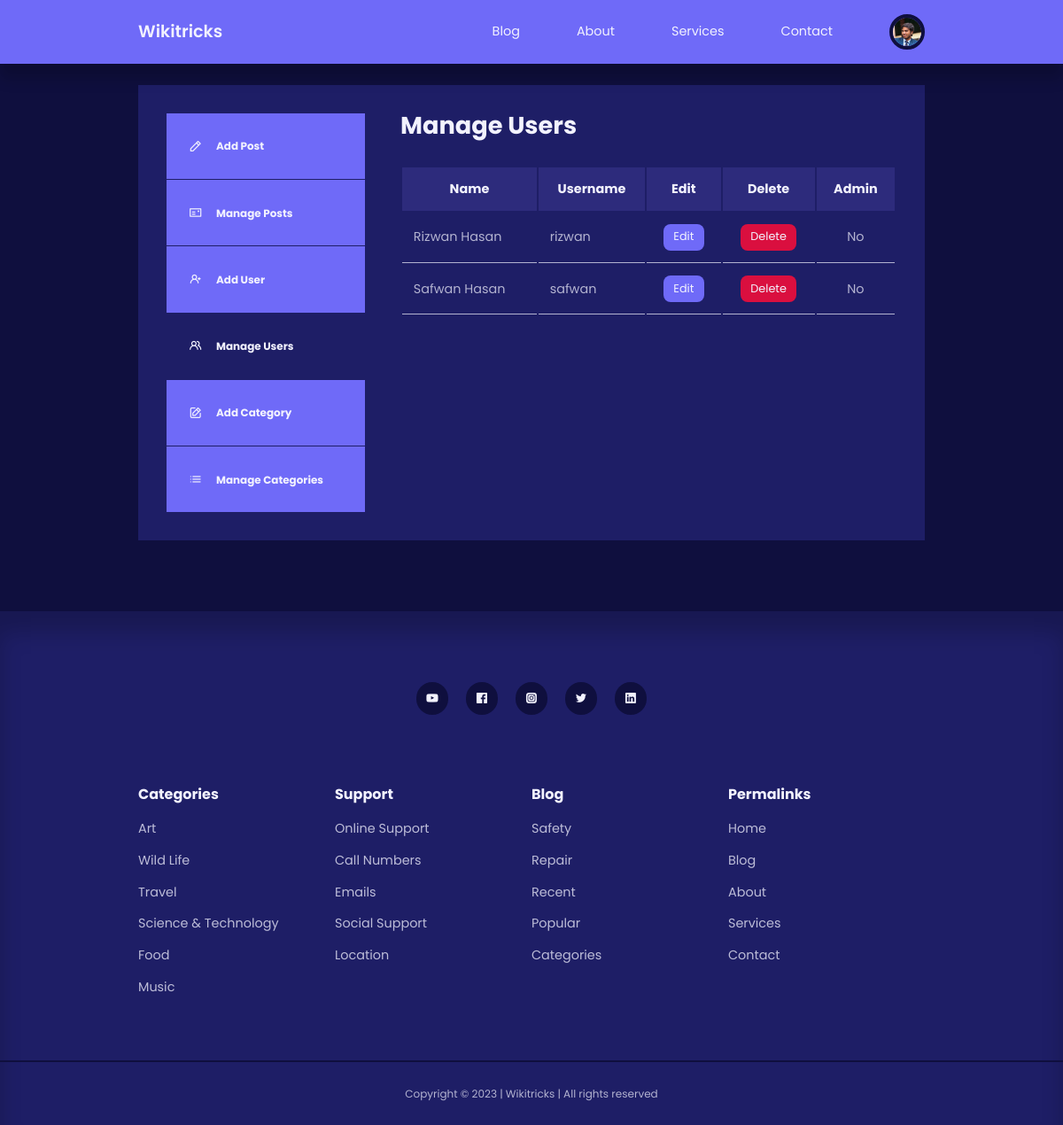
The page /admin/manage-users.php (signed in) on the database its author committed.
### tables this page shows
CREATE TABLE `users` (
  `id` int(11) UNSIGNED NOT NULL,
  `firstname` varchar(50) NOT NULL,
  `lastname` varchar(50) NOT NULL,
  `username` varchar(50) NOT NULL,
  `email` varchar(100) NOT NULL,
  `password` varchar(255) NOT NULL,
  `avatar` varchar(255) NOT NULL,
  `is_admin` tinyint(1) NOT NULL
);

### admin/partials/header.php (called while the page is built, shortened)
<?php
require '../partials/header.php';

### admin/manage-users.php (the view, shortened to what this page needs)
<?php
include 'partials/header.php';
$current_admin_id = $_SESSION['user-id'];
$query = "SELECT * FROM users WHERE NOT id=$current_admin_id";
$users = mysqli_query($connection, $query);
?>
<section class="dashboard">
    <div class="container dashboard__container">
        <aside>
            <ul>
                <li>
                    <a href="add-post.php"><i class="uil uil-pen"></i>
                        <h5>Add Post</h5>
                    </a>
                </li>
                <li>
                    <a href="index.php"><i class="uil uil-postcard"></i>
                        <h5>Manage Posts</h5>
                    </a>
                </li>
                <?php if (isset($_SESSION['user_is_admin'])) : ?>
                    <li>
                        <a href="add-user.php"><i class="uil uil-user-plus"></i>
                            <h5>Add User</h5>
                        </a>
                    </li>
                    <li>
                        <a href="manage-users.php" class="active"><i class="uil uil-users-alt"></i>
                            <h5>Manage Users</h5>
                        </a>
                    </li>
                    <li>
                        <a href="add-category.php"><i class="uil uil-edit"></i>
                            <h5>Add Category</h5>
                        </a>
                    </li>
                    <li>
                        <a href="manage-categories.php"><i class="uil uil-list-ul"></i>
                            <h5>Manage Categories</h5>
                        </a>
                    </li>
                <?php endif ?>
            </ul>
        </aside>
        <main>
            <h2>Manage Users</h2>
            <?php if(mysqli_num_rows($users) > 0) : ?>
            <table>
                <thead>
                    <tr>
                        <th align="center">Name</th>
                        <th align="center">Username</th>
                        <th align="center">Edit</th>
                        <th align="center">Delete</th>
                        <th align="center">Admin</th>
                    </tr>
                </thead>
                <tbody>
                    <?php while ($user = mysqli_fetch_assoc($users)) : ?>
                        <tr>
                            <td><?= "{$user['firstname']} {$user['lastname']}" ?></td>
                            <td><?= $user['username'] ?></td>
                            <td align="center"><a href="<?= ROOT_URL ?>admin/edit-user.php?id=<?= $user['id'] ?>" class="btn sm">Edit</a></td>
                            <td align="center"><a href="<?= ROOT_URL ?>admin/delete-user.php?id=<?= $user['id'] ?>" class="btn sm danger">Delete</a></td>
                            <td align="center"><?= $user['is_admin'] ? 'Yes' : 'No' ?></td>
                        </tr>
                    <?php endwhile ?>
                </tbody>
            </table>
            <?php else : ?>
                <div class="alert__message error"><?= "No user found" ?></div>
                <?php endif ?>
        </main>
    </div>
</section>
<?php
include '../partials/footer.php';
?>

### partials/header.php (shortened to what this page needs)
<?php
require 'config/database.php';
if(isset($_SESSION['user-id'])) {
    $id = filter_var($_SESSION['user-id'], FILTER_SANITIZE_NUMBER_INT);
    $query = "SELECT avatar FROM users WHERE id=$id";
    $result = mysqli_query($connection, $query);
    $avatar = mysqli_fetch_assoc($result);
}
?>
<!DOCTYPE html>
<html lang="en">
<head>
    <link rel="stylesheet" href="<?= ROOT_URL ?>css/style.css">
    <link rel="stylesheet" href="https://unicons.iconscout.com/release/v4.0.0/css/line.css">
</head>
<body>
    <nav>
        <div class="container nav__container">
            <a href="<?= ROOT_URL ?>" class="nav__logo">Wikitricks</a>
            <ul class="nav__items">
                <li><a href="<?= ROOT_URL ?>blog.php">Blog</a></li>
                <li><a href="<?= ROOT_URL ?>about.php">About</a></li>
                <li><a href="<?= ROOT_URL ?>services.php">Services</a></li>
                <li><a href="<?= ROOT_URL ?>contact.php">Contact</a></li>
                <?php if (isset($_SESSION['user-id'])) : ?>
                    <li class="nav__profile">
                        <div class="avatar">
                            <img src="<?= ROOT_URL . 'images/' . $avatar['avatar'] ?>">
                        </div>
                    </li>
                <?php else : ?>
                    <li><a href="<?= ROOT_URL ?>signin.php">Signin</a></li>
                <?php endif ?>
            </ul>
        </div>
    </nav>

### css/style.css (style rules this page uses)
:root { --color-primary: #6f6af8; --color-primary-light: hsl(242, 91%, 69%, 18%); --color-primary-variant: #5854c7; --color-red: #da0f3f; --color-red-light: hsl(346, 87%, 46%, 15%); --color-green: #00c476; --color-green-light: hsl(156, 100%, 38%, 15%); --color-gray-900: #1e1e66; --color-gray-700: #2d2b7c; --color-gray-300: rgba(242, 242, 254, 0.3); --color-gray-200: rgba(242, 242, 254, 0.7); --color-white: #f2f2fe; --color-bg: #0f0f3e; --transition: all 300ms ease; --container-width-lg: 74%; --container-width-md: 88%; --form-width: 40%; --card-border-radius-1: 0.3rem; --card-border-radius-2: 0.5rem; --card-border-radius-3: 0.8rem; --card-border-radius-4: 2rem; --card-border-radius-5: 5rem; }
* { margin: 0; padding: 0; outline: 0; border: 0; appearance: 0; list-style: none; text-decoration: none; box-sizing: border-box; font-family: 'Poppins', sans-serif; }
body { line-height: 1.6; color: var(--color-gray-200); overflow-x: hidden; background: var(--color-bg); font-size: 0.9rem; }
.container { width: var(--container-width-lg); max-width: 1800px; margin-inline: auto; }
section { margin-top: 3rem; width: 100vw; }
h1, h2, h3, h4, h5 { color: var(--color-white); line-height: 1.3; }
h2 { font-size: 1.7rem; margin: 1rem 0; }
a { color: var(--color-white); transition: var(--transition); }
img { display: block; width: 100%; object-fit: cover; }
nav { background: var(--color-primary); width: 100vw; height: 4.5rem; position: fixed; top: 0; z-index: 10; box-shadow: 0 1rem 1rem rgba(0, 0, 0, 0.2); }
.nav__container { height: 100%; display: flex; align-items: center; justify-content: space-between; }
.avatar { width: 2.5rem; height: 2.5rem; border-radius: 50%; overflow: hidden; border: 0.3rem solid var(--color-bg); }
.nav__logo { font-weight: 600; font-size: 1.2rem; }
.nav__items { display: flex; align-items: center; gap: 4rem; }
.nav__profile { position: relative; cursor: pointer; }
.btn { display: inline-block; width: fit-content; padding: 0.6rem 1.2rem; background-color: var(--color-primary); border-radius: var(--card-border-radius-2); cursor: pointer; transition: var(--transition); color: var(--color-white); }
.btn.sm { padding: 0.3rem 0.7rem; font-size: 0.8rem; }
.btn.danger { background: var(--color-red); }
.dashboard { margin-top: 6rem; }
.dashboard__container { display: grid; grid-template-columns: 14rem auto; gap: 1rem; background: var(--color-gray-900); padding: 2rem; margin-bottom: 5rem; }
.dashboard aside a { background-color: var(--color-primary); display: flex; gap: 1rem; align-items: center; padding: 1.6rem; }
.dashboard aside ul li:not(:last-child) a { border-bottom: 1px solid var(--color-gray-900); }
.dashboard aside a.active { background-color: var(--color-gray-900); }
.dashboard main { margin-left: 1.5rem; }
.dashboard main h2 { margin: 0 0 2rem 0; line-height: 1; }
.dashboard main table { width: 100%; text-align: left; }
.dashboard main table th { background: var(--color-gray-700); padding: 0.8rem; color: var(--color-white); }
.dashboard main table td { padding: 0.8rem; border-bottom: 1px solid var(--color-gray-200); }

### rows shown on the page
users: avatar (picture)
users: firstname "Rizwan", lastname "Hasan", username "rizwan", is_admin "No"
users: firstname "Safwan", lastname "Hasan", username "safwan", is_admin "No"
